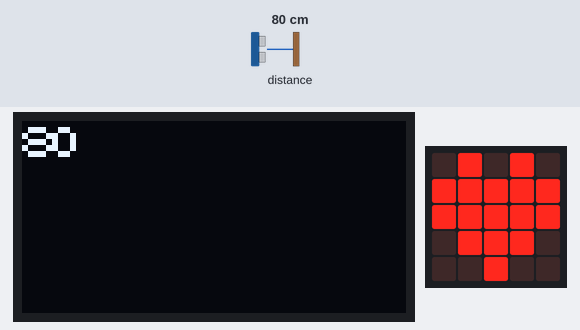
Bench run of a program on a simulated BBC micro:bit (MakeCode). Shown: 128×64 one-colour display, the board's 5×5 LED display. The inputs (shaded band) are chosen by the test bench; at power-on: distance to the obstacle 80 cm.

Above: at 1.8 s.
1.9 s: distance to the obstacle set to 2 cm
At 3.4 s:
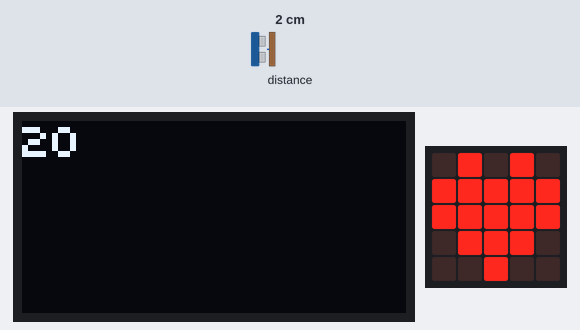
3.7 s: distance to the obstacle set to 4 cm
At 4.8 s:
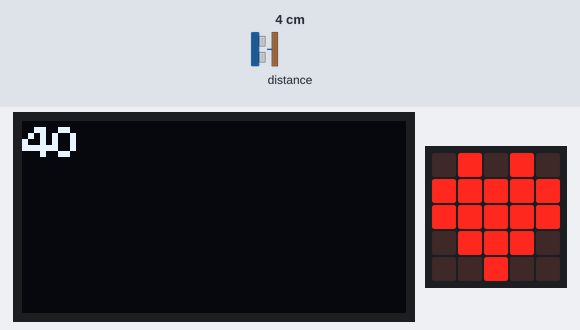
5.3 s: distance to the obstacle set to 9 cm
At 6.0 s:
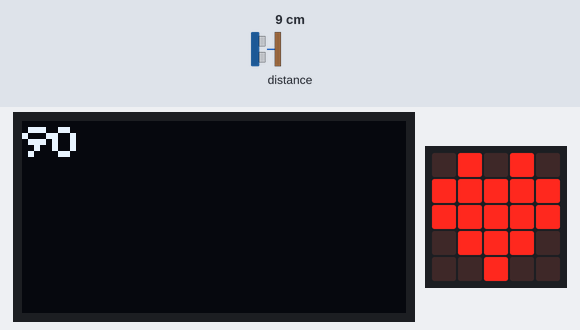
Timing chart, 0 to 8.3 s (numbered marks = the images above; inputs shaded):
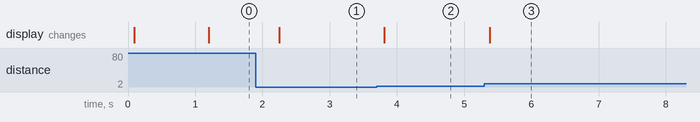

Measured:
- after the input at 1.9 s, the display: changes after 0.35 s (image 1)
- after the input at 3.7 s, the display: changes after 0.12 s (image 2)
- after the input at 5.3 s, the display: changes after 0.08 s (image 3)

The program:

main.ts
```typescript
OLED12864_I2C.init(60)
basic.showIcon(IconNames.Heart)
basic.forever(function () {
    basic.pause(500)
    OLED12864_I2C.showNumber(
    0,
    0,
    sonar.ping(
    DigitalPin.P1,
    DigitalPin.P2,
    PingUnit.Centimeters
    ),
    1
    )
})
```

test.ts
```typescript
// テストはここに来ます。このパッケージが拡張機能として使用されるときにはコンパイルされません。
```
